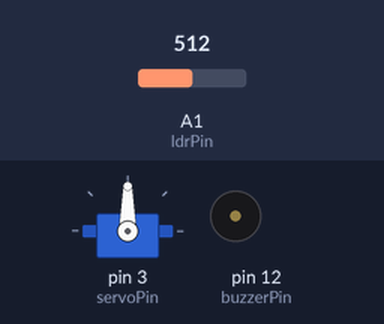
Recording of a sketch running on a simulated Arduino Uno, built with avr-gcc and run on an emulated ATmega328P. On the bench: servo, buzzer (waves = sounding). Inputs (shaded band) come from the test bench; at power-on: A1 (ldrPin) = 512. What the sketch prints to the serial monitor is not drawn.

Above: at 0.05 s.
At 3.75 s:
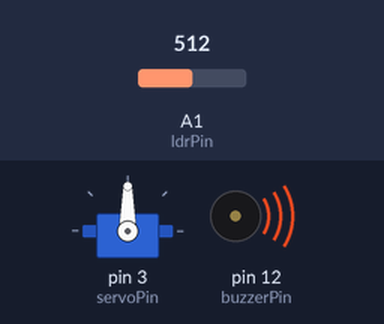
At 5.6 s:
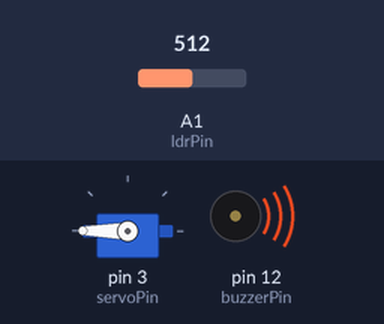
At 7.5 s:
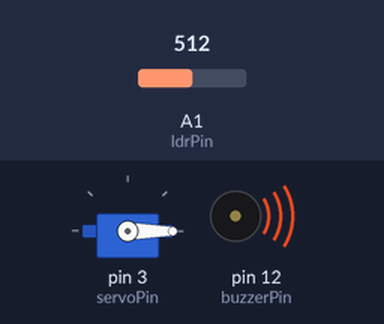
Timing chart, 0 to 9.8 s (numbered marks = the images above):
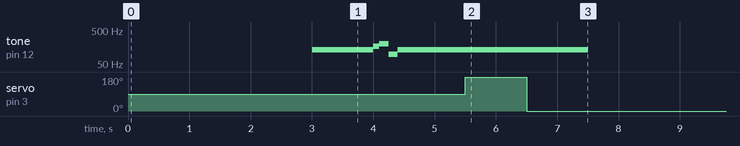

Measured:
- by itself, tone on pin 12 (buzzerPin): repeats every 7.5 s: 165 Hz 0.10 s, 196 Hz 0.15 s, 98 Hz 0.15 s, 131 Hz 3.1 s, silent 3.0 s, 131 Hz 1.0 s
- by itself, servo on pin 3 (servoPin): repeats every 7.5 s: 0° 5.5 s, 90° 1.0 s, 180° 1.0 s

The sketch:

Final_Arduino_Code.ino
```cpp
#include <Servo.h>              //This is where I include the servo library and assign the pins as integers.

//constants
const int servoPin = 3;
const int buzzerPin = 12;
const int ldrPin = A1;

Servo Servo1;


void setup() {

  Servo1.attach(servoPin);      //The Servo motor is assigned to it's pin integer.

  Serial.begin(9600);           //The arduino will listen to serial port 9600.

  pinMode(servoPin, OUTPUT);

  pinMode(buzzerPin, OUTPUT);

  pinMode(ldrPin, INPUT);

}

void loop() {
  int ldrStatus = analogRead(ldrPin);     //This println is used to check the values of the LDR.
  Serial.println(ldrStatus);

  if (ldrStatus >= 130) {                 //If the LDR reads above 130, it's surroundings are light and the Servo and buzzer will respond.

    tone(buzzerPin, 165); //E note
    noTone(buzzerPin);
    delay(1000);
    tone(buzzerPin, 165);
    noTone(buzzerPin);
    delay(1000);
    tone(buzzerPin, 165);
    noTone(buzzerPin);
    delay(1000);
    tone(buzzerPin, 131); // C note
    delay(1000);
    tone(buzzerPin, 165);
    delay(100);
    tone(buzzerPin, 196); //G note
    delay(150);
    tone(buzzerPin, 98); // lower G note
    delay(150);
    tone(buzzerPin, 131);
    delay(100);

    Servo1.write(90);
    delay(1000);
    Servo1.write(180);
    delay(1000);
    Servo1.write(0);
    delay(1000);
  }

   else  {
    noTone(buzzerPin);                //When the LDR's value drop below 130, it is dark and the process shuts off.
    delay(1000);
  }

}
```
